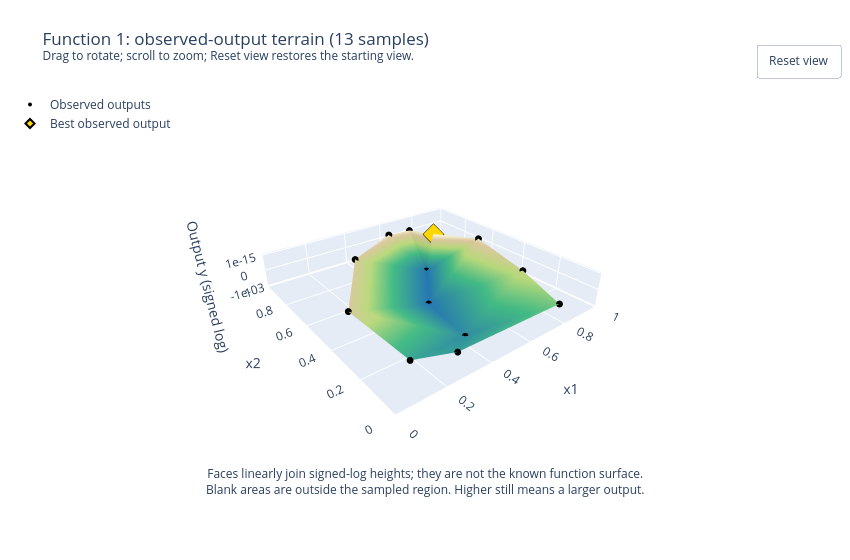

Notebook cell for this chart:
### Markdown cell above
## Observed-output terrain

The signed-log height makes the enormous output range visible while preserving signs and order.
Black markers are measurements; the gold diamond identifies the highest observed output.
The triangular faces simply join measured heights. They are a visual interpolation, not a fitted regression or a known function surface.
Blank areas lie outside the sampled region. Drag to rotate, scroll to zoom, and use **Reset view** to restore the initial orientation and zoom.

### Code cell
# Observed outputs as a draggable terrain; the display scale is Function 1-specific.
terrain_y = y.to_numpy(dtype=float)
nonzero_magnitudes = np.abs(terrain_y[terrain_y != 0])
terrain_scale = 10.0 ** np.floor(np.log10(nonzero_magnitudes.min()))
terrain_ticks = [-1e-3, 0, 1e-15]
terrain_html = figures / "observed-output-terrain.html"
terrain_fig = plot_observed_terrain(
    X.to_numpy(), terrain_y,
    title=f"Function 1: observed-output terrain ({len(terrain_y)} samples)",
    heights=signed_log(terrain_y, scale=terrain_scale),
    height_axis=dict(title="Output y (signed log)", tickmode="array",
                     tickvals=signed_log(terrain_ticks, scale=terrain_scale),
                     ticktext=[f"{value:.0e}" if value else "0" for value in terrain_ticks]),
    height_description="signed-log heights", relief=0.16, save_to=terrain_html,
    width=850, height=560, camera=dict(eye=dict(x=-1.05, y=-1.35, z=0.9)),
    show_reset=True,
)
print(f"Height = sign(y) * log10(1 + |y| / {terrain_scale:.0e}); tick labels show original y.")
print(f"Interactive browser copy: {terrain_html}")
terrain_fig.show(config={**PLOT_CONFIG, "responsive": False})

### Figure 1 — Plotly figure (JSON) as saved in the notebook; plotly's stock layout.template omitted (floating-point values rounded to 4 significant figures)
{"data": [{"colorscale": [[0, "#2475b0"], [0.4, "#42b983"], [0.65, "#b6d77a"], [0.85, "#d9c69c"], [1, "#fffde0"]], "flatshading": true, "hoverinfo": "skip", "i": [10, 10, 4, 0, 4, 4, 5, 3, 5, 5, 11, 5, 7, 2, 4], "intensity": [121.1, 154.0, 184.9, 76.52, -197.6, -146.3, -109.3, 160.4, 119.6, 152.8, -197.7, -91.61, 0.4732], "intensitymode": "vertex", "j": [3, 0, 7, 4, 0, 10, 6, 5, 3, 10, 5, 11, 2, 4, 2], "k": [9, 8, 1, 1, 10, 9, 12, 12, 10, 8, 8, 6, 9, 9, 7], "name": "Joined observations", "showscale": false, "type": "mesh3d", "x": [0.3194, 0.5743, 0.731, 0.8404, 0.6501, 0.4104, 0.3127, 0.6834, 0.08251, 0.8839, 0.4684, 0.1531, 0.7819], "y": [0.763, 0.8799, 0.733, 0.2647, 0.6815, 0.1476, 0.07872, 0.8611, 0.4035, 0.5823, 0.4354, 0.134, 0.02561], "z": [121.1, 154.0, 184.9, 76.52, -197.6, -146.3, -109.3, 160.4, 119.6, 152.8, -197.7, -91.61, 0.4732]}, {"customdata": [1.323e-79, 1.033e-46, 7.711e-16, 3.342e-124, -0.003606, -2.159e-54, -2.089e-91, 2.535e-40, 3.607e-81, 6.23e-48, -0.005509, -4.058e-109, 1.973e-200], "hovertemplate": "x1=%{x:.4f}<br>x2=%{y:.4f}<br>Output y=%{customdata:.3e}<extra></extra>", "marker": {"color": "black", "size": 4}, "mode": "markers", "name": "Observed outputs", "type": "scatter3d", "x": [0.3194, 0.5743, 0.731, 0.8404, 0.6501, 0.4104, 0.3127, 0.6834, 0.08251, 0.8839, 0.4684, 0.1531, 0.7819], "y": [0.763, 0.8799, 0.733, 0.2647, 0.6815, 0.1476, 0.07872, 0.8611, 0.4035, 0.5823, 0.4354, 0.134, 0.02561], "z": [121.1, 154.0, 184.9, 76.52, -197.6, -146.3, -109.3, 160.4, 119.6, 152.8, -197.7, -91.61, 0.4732]}, {"customdata": [7.711e-16], "hovertemplate": "Best observed output: %{customdata:.3e}<extra></extra>", "marker": {"color": "gold", "line": {"color": "black", "width": 2}, "size": 7, "symbol": "diamond"}, "mode": "markers", "name": "Best observed output", "type": "scatter3d", "x": [0.731], "y": [0.733], "z": [184.9]}], "layout": {"annotations": [{"showarrow": false, "text": "Faces linearly join signed-log heights; they are not the known function surface.<br>Blank areas are outside the sampled region. Higher still means a larger output.", "x": 0.5, "xref": "paper", "y": -0.08, "yref": "paper"}], "autosize": false, "height": 560, "legend": {"x": 0, "y": 1}, "margin": {"b": 90, "l": 10, "r": 10, "t": 90}, "scene": {"aspectmode": "manual", "aspectratio": {"x": 1, "y": 1, "z": 0.16}, "camera": {"center": {"x": 0, "y": 0, "z": 0}, "eye": {"x": -1.05, "y": -1.35, "z": 0.9}, "projection": {"type": "perspective"}, "up": {"x": 0, "y": 0, "z": 1}}, "dragmode": "orbit", "xaxis": {"range": [0, 1], "title": {"text": "x1"}}, "yaxis": {"range": [0, 1], "title": {"text": "x2"}}, "zaxis": {"tickmode": "array", "ticktext": ["-1e-03", "0", "1e-15"], "tickvals": [-197.0, 0.0, 185.0], "title": {"text": "Output y (signed log)"}}}, "title": {"text": "Function 1: observed-output terrain (13 samples)<br><sup>Drag to rotate; scroll to zoom; Reset view restores the starting view.</sup>"}, "updatemenus": [{"buttons": [{"args": [{"scene.camera": {"center": {"x": 0, "y": 0, "z": 0}, "eye": {"x": -1.05, "y": -1.35, "z": 0.9}, "projection": {"type": "perspective"}, "up": {"x": 0, "y": 0, "z": 1}}}], "label": "Reset view", "method": "relayout"}], "showactive": false, "type": "buttons", "x": 1, "xanchor": "right", "y": 1.12, "yanchor": "top"}], "width": 850}}
